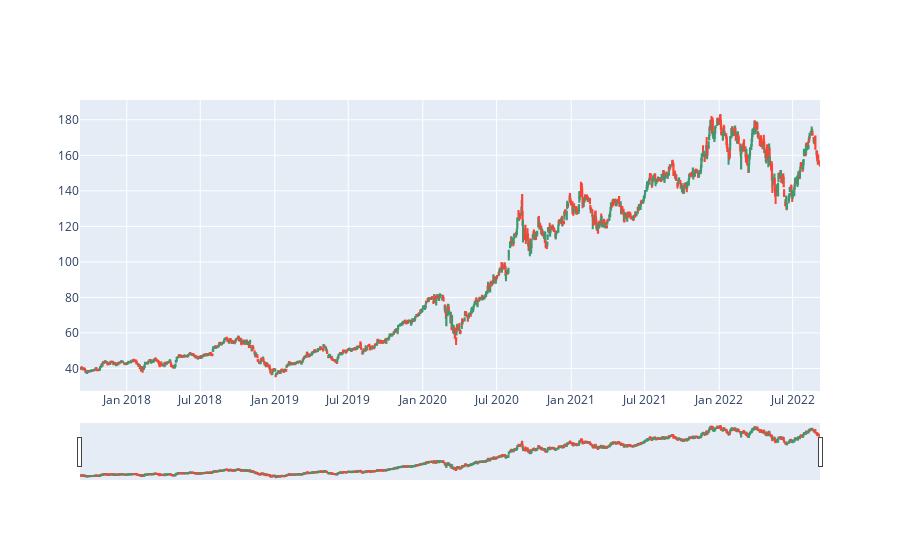

The notebook cell saved with this chart:
### Code cell
figure=go.Figure(go.Candlestick(close=raw_data['Close'],open=raw_data['Open'],high=raw_data['High'],low=raw_data['Low'],x=raw_data['Date']))
figure.show()

### Figure 1 — Plotly figure (JSON) as saved in the notebook; plotly's stock layout.template omitted (floating-point values rounded to 4 significant figures; data arrays with more than 128 entries replaced by an {"elided": "..."} marker saying what was removed)
{"data": [{"close": {"elided": "1257 float values"}, "high": {"elided": "1257 float values"}, "low": {"elided": "1257 float values"}, "open": {"elided": "1257 float values"}, "type": "candlestick", "x": {"elided": "1257 str values"}}], "layout": {}}
